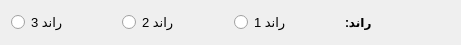
               <widget class="QWidget" name="horizontalLayoutWidget">
                <property name="geometry">
                 <rect>
                  <x>10</x>
                  <y>290</y>
                  <width>461</width>
                  <height>41</height>
                 </rect>
                </property>
                <layout class="QHBoxLayout" name="roundNumLayout">
                 <item>
                  <widget class="QRadioButton" name="round3Rbtn">
                   <property name="font">
                    <font>
                     <pointsize>10</pointsize>
                    </font>
                   </property>
                   <property name="text">
                    <string>راند 3</string>
                   </property>
                  </widget>
                 </item>
                 <item>
                  <widget class="QRadioButton" name="round2Rbtn">
                   <property name="font">
                    <font>
                     <pointsize>10</pointsize>
                    </font>
                   </property>
                   <property name="text">
                    <string>راند 2</string>
                   </property>
                  </widget>
                 </item>
                 <item>
                  <widget class="QRadioButton" name="round1Rbtn">
                   <property name="font">
                    <font>
                     <pointsize>10</pointsize>
                    </font>
                   </property>
                   <property name="text">
                    <string>راند 1</string>
                   </property>
                  </widget>
                 </item>
                 <item>
                  <widget class="QLabel" name="label_19">
                   <property name="font">
                    <font>
                     <pointsize>9</pointsize>
                     <weight>75</weight>
                     <bold>true</bold>
                    </font>
                   </property>
                   <property name="text">
                    <string>راند:</string>
                   </property>
                   <property name="alignment">
                    <set>Qt::AlignRight|Qt::AlignTrailing|Qt::AlignVCenter</set>
                   </property>
                  </widget>
                 </item>
                </layout>
               </widget>
